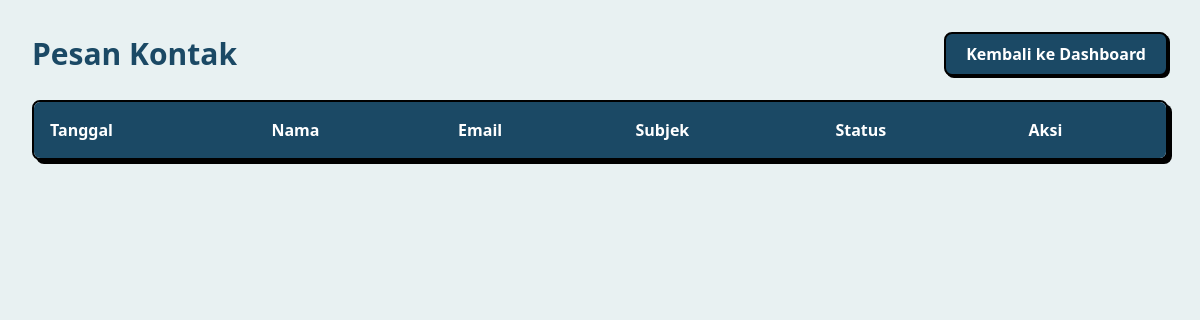
Page /admin/kontak.php (signed in) on the earlier database version.
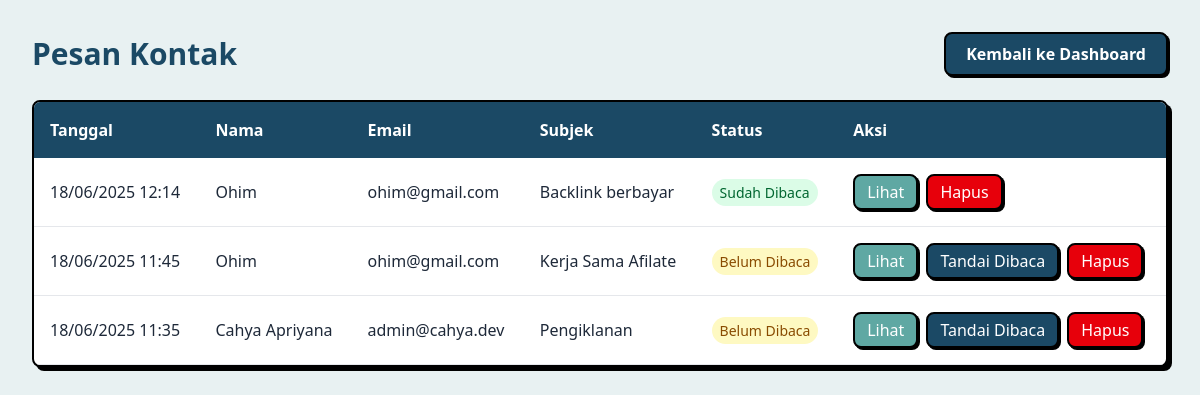
Same page on the later database version.
### tables this page shows
CREATE TABLE `tbl_kontak` (
  `id_kontak` int NOT NULL,
  `nama` varchar(100) NOT NULL,
  `email` varchar(100) NOT NULL,
  `subjek` varchar(200) NOT NULL,
  `pesan` text NOT NULL,
  `tanggal` datetime DEFAULT CURRENT_TIMESTAMP,
  `status` enum('belum_dibaca','sudah_dibaca') DEFAULT 'belum_dibaca'
);

### admin/kontak.php (the view, shortened to what this page needs)
<?php
include "../koneksi.php";
?>
<!DOCTYPE html>
<html lang="en">
<head>
    <link href="../src/output.css" rel="stylesheet">
</head>
<body class="bg-[#E8F1F2] text-gray-800 font-sans min-h-screen">
    <div class="max-w-7xl mx-auto p-4 md:p-8">
        <div class="flex justify-between items-center mb-6">
            <h1 class="text-3xl font-black text-[#1B4965]">Pesan Kontak</h1>
            <a href="beranda_admin.php" class="bg-[#1B4965] text-white px-5 py-2 rounded-lg border-2 border-black shadow-[2px_2px_0px_0px_rgba(0,0,0,1)] hover:shadow-[4px_4px_0px_0px_rgba(0,0,0,1)] hover:translate-x-[2px] hover:translate-y-[2px] transition-all font-bold">
                Kembali ke Dashboard
            </a>
        </div>
        <div class="bg-white border-2 border-black rounded-lg shadow-[4px_4px_0px_0px_rgba(0,0,0,1)] overflow-x-auto">
            <table class="w-full min-w-[700px]">
                <thead class="bg-[#1B4965] text-white">
                    <tr>
                        <th class="p-4 text-left">Tanggal</th>
                        <th class="p-4 text-left">Nama</th>
                        <th class="p-4 text-left">Email</th>
                        <th class="p-4 text-left">Subjek</th>
                        <th class="p-4 text-left">Status</th>
                        <th class="p-4 text-left">Aksi</th>
                    </tr>
                </thead>
                <tbody>
                    <?php
                    $sql = "SELECT * FROM tbl_kontak ORDER BY tanggal DESC";
                    $query = mysqli_query($db, $sql);
                    while ($data = mysqli_fetch_array($query)) {
                        $status_class = $data['status'] === 'belum_dibaca' ? 'bg-yellow-100 text-yellow-800' : 'bg-green-100 text-green-800';
                        echo "<tr class='border-b border-gray-200 hover:bg-gray-50'>";
                        echo "<td class='p-4'>" . date('d/m/Y H:i', strtotime($data['tanggal'])) . "</td>";
                        echo "<td class='p-4'>" . htmlspecialchars($data['nama']) . "</td>";
                        echo "<td class='p-4'>" . htmlspecialchars($data['email']) . "</td>";
                        echo "<td class='p-4'>" . htmlspecialchars($data['subjek']) . "</td>";
                        echo "<td class='p-4'><span class='px-2 py-1 rounded-full text-sm " . $status_class . "'>" .
                             ($data['status'] === 'belum_dibaca' ? 'Belum Dibaca' : 'Sudah Dibaca') . "</span></td>";
                        echo "<td class='p-4 flex gap-2'>";
                        echo "<button onclick='showMessage(\"" . htmlspecialchars($data['pesan']) . "\")' class='bg-[#5FA8A3] text-white px-3 py-1 rounded-lg border-2 border-black shadow-[2px_2px_0px_0px_rgba(0,0,0,1)] hover:shadow-[4px_4px_0px_0px_rgba(0,0,0,1)] hover:translate-x-[2px] hover:translate-y-[2px] transition-all'>Lihat</button>";
                        if ($data['status'] === 'belum_dibaca') {
                            echo "<a href='?id=" . $data['id_kontak'] . "&action=read' class='bg-[#1B4965] text-white px-3 py-1 rounded-lg border-2 border-black shadow-[2px_2px_0px_0px_rgba(0,0,0,1)] hover:shadow-[4px_4px_0px_0px_rgba(0,0,0,1)] hover:translate-x-[2px] hover:translate-y-[2px] transition-all'>Tandai Dibaca</a>";
                        }
                        echo "<a href='?id=" . $data['id_kontak'] . "&action=delete' onclick='return confirm(\"Apakah Anda yakin ingin menghapus pesan ini?\")' class='bg-red-600 text-white px-3 py-1 rounded-lg border-2 border-black shadow-[2px_2px_0px_0px_rgba(0,0,0,1)] hover:shadow-[4px_4px_0px_0px_rgba(0,0,0,1)] hover:translate-x-[2px] hover:translate-y-[2px] transition-all'>Hapus</a>";
                        echo "</td>";
                        echo "</tr>";
                    }
                    ?>
                </tbody>
            </table>
        </div>
    </div>
</body>
</html>

Differences in the rows shown:
added tbl_kontak: tanggal "18/06/2025 12:14", nama "Ohim", email "ohim@gmail.com", subjek "Backlink berbayar", status "Sudah Dibaca"
added tbl_kontak: tanggal "18/06/2025 11:45", nama "Ohim", email "ohim@gmail.com", subjek "Kerja Sama Afilate", status "Belum Dibaca"
added tbl_kontak: tanggal "18/06/2025 11:35", nama "Cahya Apriyana", email "admin@cahya.dev", subjek "Pengiklanan", status "Belum Dibaca"
